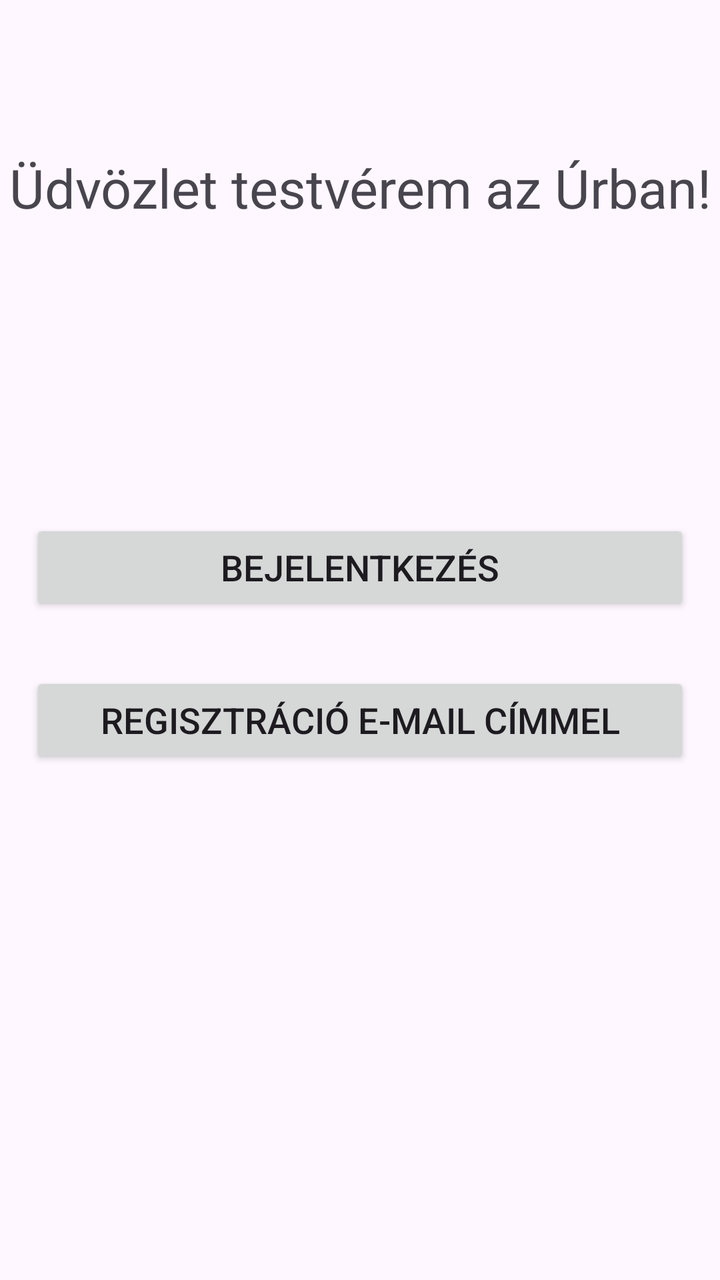
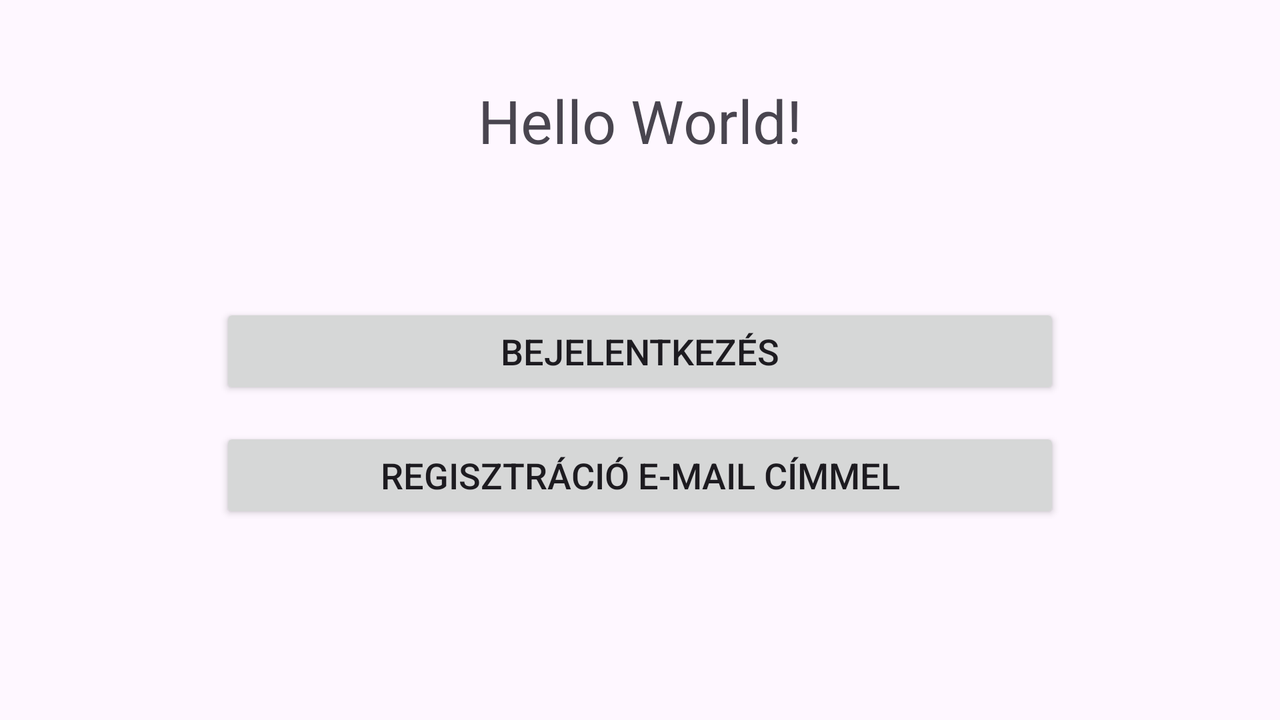

Compare how this app lays out the same screen by default and in its alternative resource folder. The renders come first, then the two layout files and the values they reference.
<!-- AndroidManifest.xml: application theme Theme.BigTesi -->
<!-- res/layout/activity_main.xml -->
<?xml version="1.0" encoding="utf-8"?>
<androidx.constraintlayout.widget.ConstraintLayout xmlns:android="http://schemas.android.com/apk/res/android"
    xmlns:app="http://schemas.android.com/apk/res-auto"
    xmlns:tools="http://schemas.android.com/tools"
    android:layout_width="match_parent"
    android:layout_height="match_parent"
    tools:context=".MainActivity">

    <TextView
        android:id="@+id/greeting"
        android:layout_width="wrap_content"
        android:layout_height="wrap_content"
        android:textSize="27sp"
        android:text="Üdvözlet testvérem az Úrban!"
        app:layout_constraintBottom_toBottomOf="parent"
        app:layout_constraintEnd_toEndOf="parent"
        app:layout_constraintStart_toStartOf="parent"
        app:layout_constraintTop_toTopOf="parent"
        app:layout_constraintVertical_bias="0.125" />

    <Button
        android:id="@+id/loginViewButton"
        android:layout_width="match_parent"
        android:layout_height="wrap_content"
        android:ems="30"
        android:text="@string/login"
        android:textSize="18sp"
        android:layout_marginLeft="15dp"
        android:layout_marginRight="15dp"
        app:layout_constraintBottom_toBottomOf="parent"
        app:layout_constraintTop_toBottomOf="@+id/greeting"
        app:layout_constraintVertical_bias="0.308"
        tools:layout_editor_absoluteX="0dp"
        android:onClick="loginView"/>

    <Button
        android:id="@+id/registerViewButton"
        android:layout_width="match_parent"
        android:layout_height="wrap_content"
        android:ems="30"
        android:text="@string/registerEmail"
        android:textSize="18sp"
        android:layout_marginLeft="15dp"
        android:layout_marginRight="15dp"
        app:layout_constraintBottom_toBottomOf="parent"
        app:layout_constraintTop_toBottomOf="@+id/loginViewButton"
        app:layout_constraintVertical_bias="0.1"
        tools:layout_editor_absoluteX="14dp"
        android:onClick="registerView"/>


</androidx.constraintlayout.widget.ConstraintLayout>
<!-- resources referenced by this layout -->
<resources>
  <string name="login">Bejelentkezés</string>
  <string name="registerEmail">Regisztráció E-mail címmel</string>
  <style name="Theme.BigTesi" parent="Base.Theme.BigTesi" />
  <style name="Base.Theme.BigTesi" parent="Theme.Material3.DayNight">
          
          
          <item name="colorPrimaryDark">#FFFFFF</item>
      </style>
</resources>
<!-- res/layout-land/activity_main.xml (the author's variant of the layout above) -->
<!-- drawn on the phone turned sideways -->
<?xml version="1.0" encoding="utf-8"?>
<androidx.constraintlayout.widget.ConstraintLayout xmlns:android="http://schemas.android.com/apk/res/android"
    xmlns:app="http://schemas.android.com/apk/res-auto"
    xmlns:tools="http://schemas.android.com/tools"
    android:layout_width="match_parent"
    android:layout_height="match_parent"
    tools:context=".MainActivity">

    <TextView
        android:id="@+id/greeting"
        android:layout_width="wrap_content"
        android:layout_height="wrap_content"
        android:textSize="30sp"
        android:text="Hello World!"
        app:layout_constraintBottom_toBottomOf="parent"
        app:layout_constraintEnd_toEndOf="parent"
        app:layout_constraintStart_toStartOf="parent"
        app:layout_constraintTop_toTopOf="parent"
        app:layout_constraintVertical_bias="0.125" />

    <Button
        android:id="@+id/loginViewButton"
        android:layout_width="wrap_content"
        android:layout_height="wrap_content"
        android:ems="20"
        android:text="@string/login"
        android:textSize="18sp"
        app:layout_constraintBottom_toBottomOf="parent"
        app:layout_constraintEnd_toEndOf="parent"
        app:layout_constraintStart_toStartOf="parent"
        app:layout_constraintTop_toBottomOf="@+id/greeting"
        app:layout_constraintVertical_bias="0.308"
        android:onClick="loginView"/>

    <Button
        android:id="@+id/registerViewButton"
        android:layout_width="wrap_content"
        android:layout_height="wrap_content"
        android:ems="20"
        android:text="@string/registerEmail"
        android:textSize="18sp"
        app:layout_constraintBottom_toBottomOf="parent"
        app:layout_constraintEnd_toEndOf="parent"
        app:layout_constraintStart_toStartOf="parent"
        app:layout_constraintTop_toBottomOf="@+id/loginViewButton"
        app:layout_constraintVertical_bias="0.125"
        android:onClick="registerView"/>


</androidx.constraintlayout.widget.ConstraintLayout>
